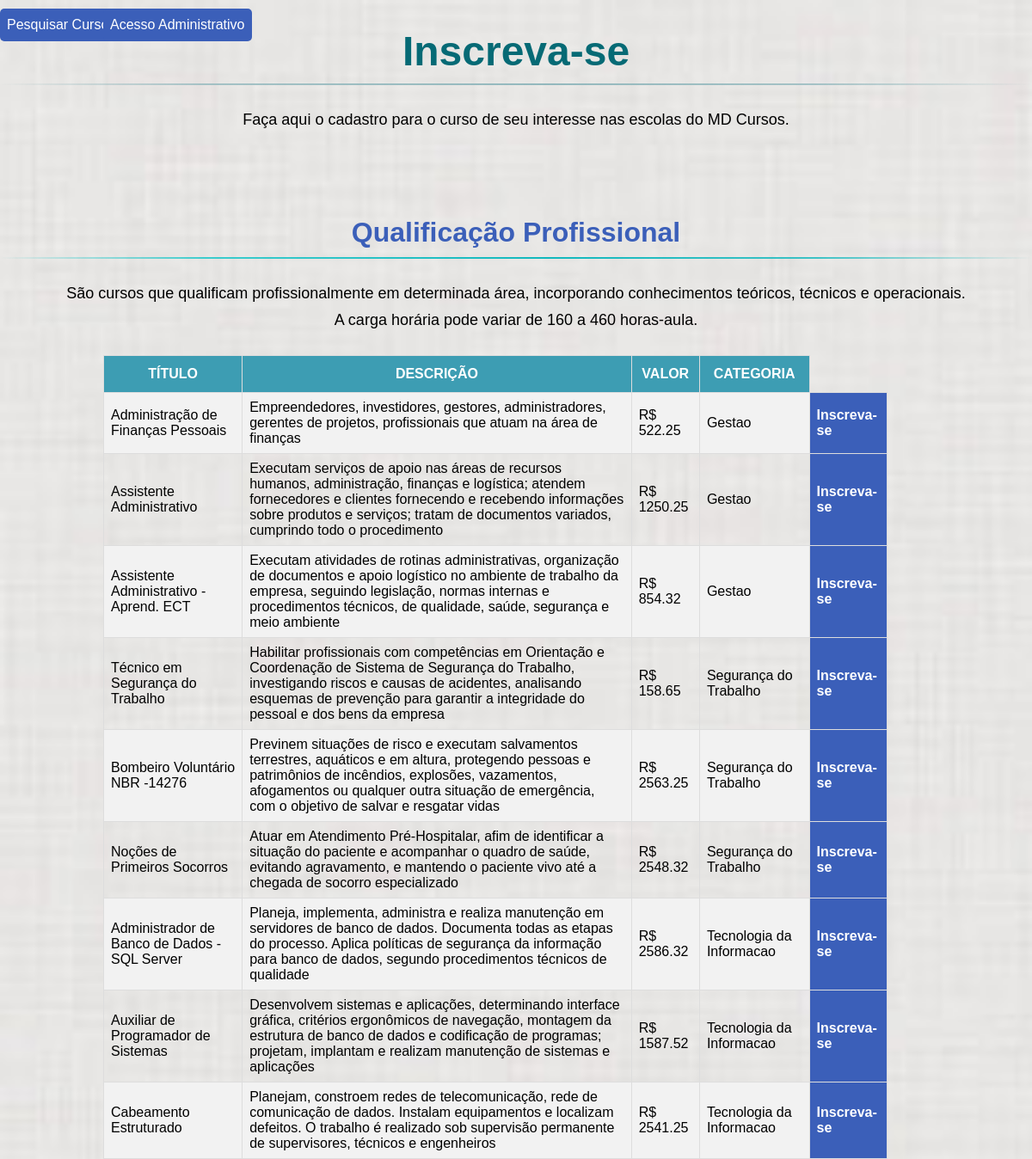
The page / on the database its author committed.
### tables this page shows
CREATE TABLE `curso` (
  `pkcurso` int(11) NOT NULL,
  `titulo` varchar(45) NOT NULL,
  `descricao` varchar(300) NOT NULL,
  `valor` float NOT NULL,
  `status` tinyint(4) NOT NULL,
  `fkcategoria` int(11) NOT NULL
);

CREATE TABLE `categoria` (
  `pkcategoria` int(11) NOT NULL,
  `desc_cat` varchar(80) NOT NULL
);

### index.php (called while the page is built)
<?php
include_once("inicial.php");
?>

### classes/conexao.php (called while the page is built, shortened)
<?php
class conexao{
  private $host = "127.0.0.1";
  private $user = "root";
  private $pass = "";
  private $db   = "curso";
  function conecta()
  {
    $con = mysqli_connect($this->host,$this->user,$this->pass,$this->db);
	if(mysqli_connect_error())
	{
	   throw new Exception("Erro ao conectar".mysqli_connect_error(),1);
	   return $con;
	}else{
	  return $con;
	}
  }
}
?>

### classes/funcoes_sql.php (called while the page is built, shortened)
<?php
include_once("conexao.php");
class funcoes_sql extends conexao{
   private $consulta;
   private $ret;
   function setconsulta($sql)
   {
      $this->consulta = $sql;
   }
   function getconsulta()
   {
     return $this->consulta;
   }
   function selecionar()
   {
     $qry = mysqli_query($this->conecta(),$this->getconsulta());
	 while($linha = mysqli_fetch_array($qry))
	 {
	   $this->ret[] = $linha;
	 }
	 return $this->ret;
   }
   function contar()
   {
     $qry = mysqli_query($this->conecta(), $this->getconsulta());
	 $this->total = mysqli_num_rows($qry);
	 return $this->total;
   }
}
?>

### inicial.php (the view, shortened to what this page needs)
<!DOCTYPE html>
<head>
  <link rel="stylesheet" type="text/css" href="./style.css" />
</head>
<body class="img-full">
  <div class="container">
			<div class="buscar">
				<span><a href="buscar.php">Pesquisar Curso</a></span>
			</div>
			<div class="acessoAdm">
				<span><a href="./adm/index.php">Acesso Administrativo</a></span>
			</div>
					<h1>Inscreva-se</h1>
				<div class="textohome">
					<p>Faça aqui o cadastro para o curso de seu interesse nas escolas do MD Cursos.</p>
					<h3>Qualificação Profissional</h3>
					<p>São cursos que qualificam profissionalmente em determinada área, incorporando conhecimentos teóricos, técnicos e operacionais.</p>
					<p>A carga horária pode variar de 160 a 460 horas-aula.</p>
				</div>
				<?php
					include_once("./classes/funcoes_sql.php");
					$mostrar = new funcoes_sql;
					$mostrar->setconsulta("select pkcurso, titulo, descricao, valor, desc_cat from curso, categoria where pkcategoria = fkcategoria");
					if($mostrar->contar() > 0)
					{
						echo "<div class=tabelaCursos>";
						echo "<table>
							<tr>
							<th>TÍTULO</th>
							<th>DESCRIÇÃO</th>
							<th>VALOR</th>
							<th>CATEGORIA</th>
							</tr>";
						foreach($mostrar->selecionar() as $m)
						{
								echo "<tr>
										<td>$m[1]</td>
								<td>$m[2]</td>
								<td>R$ $m[3]</td>
								<td>$m[4]</td>
								<th class=alterar><a href=pre-matricula.php?id=$m[0]>Inscreva-se</a></th>
								</tr>
							";
						}
						echo "</div>";
					}
				?>
		</div>
</body>
</html>

### style.css (style rules this page uses)
*, *:before, *:after { margin: 0; padding: 0; font-family: Arial, sans-serif; font: 16px; }
a { text-decoration: none; }
.container { width: 100%; height: auto; }
.img-full { background-image: url(./img/backgroud.jpg); background-attachment: fixed; background-size: cover; }
.acessoAdm { position: absolute; top: 10px; margin-left: 10%; padding: 10px 8px 10px 8px; background-color: #3b5fb9; border-radius: 5px; }
.buscar { position: absolute; float: right; top: 10px; padding: 10px 8px 10px 8px; background-color: #3b5fb9; border-radius: 5px; }
p { font-size: 18px; font-weight: 200; margin-bottom: 10px; }
.textohome { font-size: 18px; font-weight: 200; margin-bottom: 10px; text-align: center; }
h1 { font-size: 48px; color: #066a75; padding: 2px 0 10px 0; font-family: Arial, sans-serif; font-weight: bold; text-align: center; padding-bottom: 30px; margin-top: 30px; }
h1:after { content: ' '; display: block; width: 100%; height: 2px; margin-top: 10px; background: -webkit-linear-gradient( left, rgba(147, 184, 189, 0) 0%, rgba(147, 184, 189, 0.8) 20%, rgba(147, 184, 189, 1) 53%, rgba(147, 184, 189, 0.8) 79%, rgba(147, 184, 189, 0) 100% ); background: linear-gradient( left, rgba(147, 184, 189, 0) 0%, rgba(147, 184, 189, 0.8) 20%, rgba(147, 184, 189, 1) 53%, rgba(147, 184, 189, 0.8) 79%, rgba(147, 184, 189, 0) 100% ); }
h3 { font-size: 32px; color: #3b5fb9; padding: 2px 0 10px 0; font-family: Arial, sans-serif; font-weight: bold; margin-top: 100px; text-align: center; padding-bottom: 30px; }
h3:after { content: ' '; display: block; width: 100%; height: 2px; margin-top: 10px; background: -webkit-linear-gradient( left, rgba(17, 120, 134, 0) 0%, rgba(17, 197, 199, 0.8) 20%, rgba(17, 184, 189, 1) 53%, rgba(17, 184, 189, 0.8) 79%, rgba(17, 184, 189, 0) 100% ); background: linear-gradient( left, rgba(219, 222, 223, 0) 0%, rgba(219, 222, 223, 0.8) 20%, rgba(219, 222, 223, 18) 53%, rgba(219, 222, 228, 0.8) 79%, rgba(219, 222, 223, 0) 100% ); }
html, body { height: 100%; }
.tabelaCursos { width: 80%; min-height: 560px; margin: 30px auto; position: relative; }
table { font-family: 'Trebuchet MS', Arial, Helvetica, sans-serif; border-collapse: collapse; width: 95%; }
table td, table th { border: 1px solid #ddd; padding: 8px; }
table tr:nth-child(even) { background-color: #f2f2f2; }
table th { padding-top: 12px; padding-bottom: 12px; text-align: center; background-color: #3d9db3; color: white; }
.alterar { padding-top: 12px; padding-bottom: 12px; text-align: left; background-color: #3b5fb9; color: white; }
a { color: #fff; }

### rows shown on the page
curso: titulo "Administração de Finanças Pessoais", descricao "Empreendedores, investidores, gestores, administradores, gerentes de projetos, profissionais que atuam na área de finanças", valor "522.25", fkcategoria.desc_cat "Gestao"
curso: titulo "Assistente Administrativo", descricao "Executam serviços de apoio nas áreas de recursos humanos, administração, finanças e logística; atendem fornecedores e clientes fornecendo e recebendo informações sobre produtos e serviços; tratam de documentos variados, cumprindo todo o procedimento", valor "1250.25", fkcategoria.desc_cat "Gestao"
curso: titulo "Assistente Administrativo - Aprend. ECT", descricao "Executam atividades de rotinas administrativas, organização de documentos e apoio logístico no ambiente de trabalho da empresa, seguindo legislação, normas internas e procedimentos técnicos, de qualidade, saúde, segurança e meio ambiente", valor "854.32", fkcategoria.desc_cat "Gestao"
curso: titulo "Técnico em Segurança do Trabalho", descricao "Habilitar profissionais com competências em Orientação e Coordenação de Sistema de Segurança do Trabalho, investigando riscos e causas de acidentes, analisando esquemas de prevenção para garantir a integridade do pessoal e dos bens da empresa", valor "158.65", fkcategoria.desc_cat "Segurança do Trabalho"
curso: titulo "Bombeiro Voluntário NBR -14276", descricao "Previnem situações de risco e executam salvamentos terrestres, aquáticos e em altura, protegendo pessoas e patrimônios de incêndios, explosões, vazamentos, afogamentos ou qualquer outra situação de emergência, com o objetivo de salvar e resgatar vidas", valor "2563.25", fkcategoria.desc_cat "Segurança do Trabalho"
curso: titulo "Noções de Primeiros Socorros", descricao "Atuar em Atendimento Pré-Hospitalar, afim de identificar a situação do paciente e acompanhar o quadro de saúde, evitando agravamento, e mantendo o paciente vivo até a chegada de socorro especializado", valor "2548.32", fkcategoria.desc_cat "Segurança do Trabalho"
curso: titulo "Administrador de Banco de Dados - SQL Server", descricao "Planeja, implementa, administra e realiza manutenção em servidores de banco de dados. Documenta todas as etapas do processo. Aplica políticas de segurança da informação para banco de dados, segundo procedimentos técnicos de qualidade", valor "2586.32", fkcategoria.desc_cat "Tecnologia da Informacao"
curso: titulo "Auxiliar de Programador de Sistemas", descricao "Desenvolvem sistemas e aplicações, determinando interface gráfica, critérios ergonômicos de navegação, montagem da estrutura de banco de dados e codificação de programas; projetam, implantam e realizam manutenção de sistemas e aplicações", valor "1587.52", fkcategoria.desc_cat "Tecnologia da Informacao"
curso: titulo "Cabeamento Estruturado", descricao "Planejam, constroem redes de telecomunicação, rede de comunicação de dados. Instalam equipamentos e localizam defeitos. O trabalho é realizado sob supervisão permanente de supervisores, técnicos e engenheiros", valor "2541.25", fkcategoria.desc_cat "Tecnologia da Informacao"
